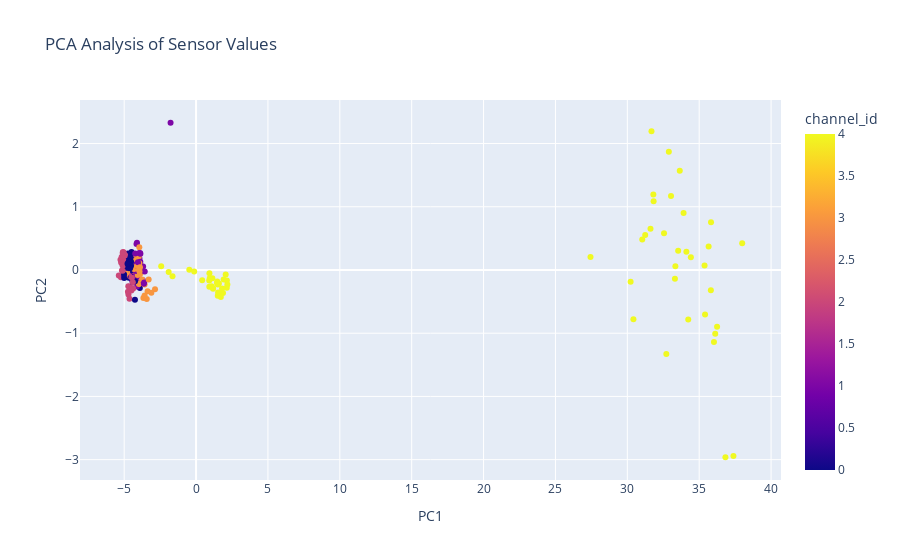

The notebook cell this image was saved under:
### Markdown cell above
## Plotting PCA

### Code cell
# perform PCA on the data
from sklearn.decomposition import PCA

# Filter the dataframe for the desired channel IDs (0 to 4 in this case)
filtered_df = df[df['channel_id'].isin([0, 1, 2, 3, 4])]

# Drop non-numeric columns for PCA
df_numeric = filtered_df.drop(columns=['experiment_id', 'channel_id'])

# Perform PCA
pca = PCA(n_components=2)
principal_components = pca.fit_transform(df_numeric)

# Create a DataFrame with the principal components
pca_df = pd.DataFrame(data=principal_components, columns=['PC1', 'PC2'])
pca_df['channel_id'] = filtered_df['channel_id'].values

# Visualize the PCA result using Plotly
fig = px.scatter(pca_df, x='PC1', y='PC2', color='channel_id', title='PCA Analysis of Sensor Values')
fig.show()

### Figure 1 — Plotly figure (JSON) as saved in the notebook; plotly's stock layout.template omitted (floating-point values rounded to 4 significant figures; data arrays with more than 128 entries replaced by an {"elided": "..."} marker saying what was removed)
{"data": [{"hovertemplate": "PC1=%{x}<br>PC2=%{y}<br>channel_id=%{marker.color}<extra></extra>", "legendgroup": "", "marker": {"color": {"elided": "313 int values"}, "coloraxis": "coloraxis", "symbol": "circle"}, "mode": "markers", "name": "", "orientation": "v", "showlegend": false, "type": "scatter", "x": {"elided": "313 float values"}, "xaxis": "x", "y": {"elided": "313 float values"}, "yaxis": "y"}], "layout": {"coloraxis": {"colorbar": {"title": {"text": "channel_id"}}, "colorscale": [[0, "#0d0887"], [0.1111, "#46039f"], [0.2222, "#7201a8"], [0.3333, "#9c179e"], [0.4444, "#bd3786"], [0.5556, "#d8576b"], [0.6667, "#ed7953"], [0.7778, "#fb9f3a"], [0.8889, "#fdca26"], [1, "#f0f921"]]}, "legend": {"tracegroupgap": 0}, "title": {"text": "PCA Analysis of Sensor Values"}, "xaxis": {"anchor": "y", "domain": [0, 1], "title": {"text": "PC1"}}, "yaxis": {"anchor": "x", "domain": [0, 1], "title": {"text": "PC2"}}}}
